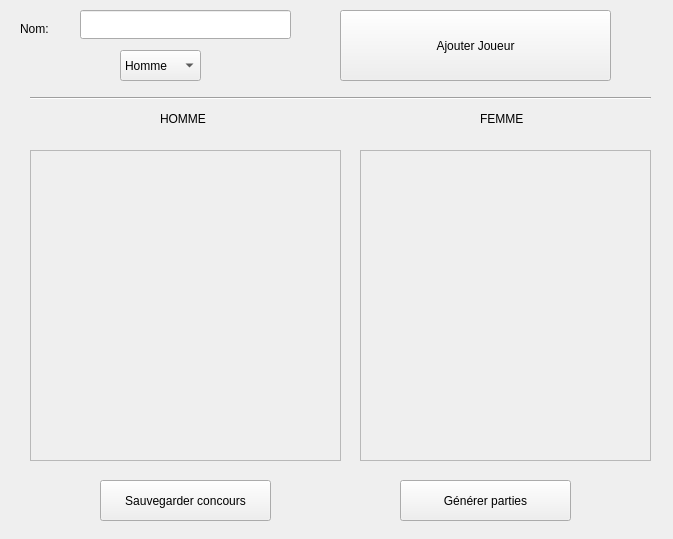
<?xml version="1.0" encoding="UTF-8"?>
<ui version="4.0">
 <class>Form</class>
 <widget class="QWidget" name="Form">
  <property name="geometry">
   <rect>
    <x>0</x>
    <y>0</y>
    <width>673</width>
    <height>539</height>
   </rect>
  </property>
  <property name="windowTitle">
   <string>Form</string>
  </property>
  <widget class="QPushButton" name="pushButton">
   <property name="geometry">
    <rect>
     <x>340</x>
     <y>10</y>
     <width>271</width>
     <height>71</height>
    </rect>
   </property>
   <property name="text">
    <string>Ajouter Joueur</string>
   </property>
  </widget>
  <widget class="QLabel" name="label">
   <property name="geometry">
    <rect>
     <x>20</x>
     <y>20</y>
     <width>54</width>
     <height>17</height>
    </rect>
   </property>
   <property name="text">
    <string>Nom:</string>
   </property>
  </widget>
  <widget class="QLineEdit" name="lineEdit">
   <property name="geometry">
    <rect>
     <x>80</x>
     <y>10</y>
     <width>211</width>
     <height>29</height>
    </rect>
   </property>
  </widget>
  <widget class="QScrollArea" name="scrollArea">
   <property name="geometry">
    <rect>
     <x>30</x>
     <y>150</y>
     <width>311</width>
     <height>311</height>
    </rect>
   </property>
   <property name="sizePolicy">
    <sizepolicy hsizetype="Maximum" vsizetype="Maximum">
     <horstretch>0</horstretch>
     <verstretch>0</verstretch>
    </sizepolicy>
   </property>
   <property name="minimumSize">
    <size>
     <width>0</width>
     <height>100</height>
    </size>
   </property>
   <property name="maximumSize">
    <size>
     <width>16777215</width>
     <height>16777215</height>
    </size>
   </property>
   <property name="verticalScrollBarPolicy">
    <enum>Qt::ScrollBarAsNeeded</enum>
   </property>
   <property name="sizeAdjustPolicy">
    <enum>QAbstractScrollArea::AdjustIgnored</enum>
   </property>
   <property name="widgetResizable">
    <bool>true</bool>
   </property>
   <widget class="QWidget" name="scrollAreaWidgetContents">
    <property name="geometry">
     <rect>
      <x>0</x>
      <y>0</y>
      <width>309</width>
      <height>309</height>
     </rect>
    </property>
    <property name="sizePolicy">
     <sizepolicy hsizetype="Expanding" vsizetype="Expanding">
      <horstretch>0</horstretch>
      <verstretch>0</verstretch>
     </sizepolicy>
    </property>
    <property name="maximumSize">
     <size>
      <width>16777215</width>
      <height>16777215</height>
     </size>
    </property>
    <property name="sizeIncrement">
     <size>
      <width>0</width>
      <height>0</height>
     </size>
    </property>
   </widget>
  </widget>
  <widget class="QComboBox" name="comboBox">
   <property name="geometry">
    <rect>
     <x>120</x>
     <y>50</y>
     <width>81</width>
     <height>31</height>
    </rect>
   </property>
   <item>
    <property name="text">
     <string>Homme</string>
    </property>
   </item>
   <item>
    <property name="text">
     <string>Femme</string>
    </property>
   </item>
  </widget>
  <widget class="QScrollArea" name="scrollArea_2">
   <property name="geometry">
    <rect>
     <x>360</x>
     <y>150</y>
     <width>291</width>
     <height>311</height>
    </rect>
   </property>
   <property name="sizePolicy">
    <sizepolicy hsizetype="Expanding" vsizetype="Expanding">
     <horstretch>0</horstretch>
     <verstretch>0</verstretch>
    </sizepolicy>
   </property>
   <property name="minimumSize">
    <size>
     <width>0</width>
     <height>0</height>
    </size>
   </property>
   <property name="maximumSize">
    <size>
     <width>16777215</width>
     <height>16777215</height>
    </size>
   </property>
   <property name="verticalScrollBarPolicy">
    <enum>Qt::ScrollBarAsNeeded</enum>
   </property>
   <property name="sizeAdjustPolicy">
    <enum>QAbstractScrollArea::AdjustIgnored</enum>
   </property>
   <property name="widgetResizable">
    <bool>true</bool>
   </property>
   <widget class="QWidget" name="scrollAreaWidgetContents_4">
    <property name="geometry">
     <rect>
      <x>0</x>
      <y>0</y>
      <width>289</width>
      <height>309</height>
     </rect>
    </property>
    <property name="sizePolicy">
     <sizepolicy hsizetype="Expanding" vsizetype="Expanding">
      <horstretch>0</horstretch>
      <verstretch>0</verstretch>
     </sizepolicy>
    </property>
    <property name="maximumSize">
     <size>
      <width>16777215</width>
      <height>16777215</height>
     </size>
    </property>
   </widget>
  </widget>
  <widget class="QLabel" name="label_2">
   <property name="geometry">
    <rect>
     <x>160</x>
     <y>110</y>
     <width>54</width>
     <height>17</height>
    </rect>
   </property>
   <property name="text">
    <string>HOMME</string>
   </property>
  </widget>
  <widget class="QLabel" name="label_3">
   <property name="geometry">
    <rect>
     <x>480</x>
     <y>110</y>
     <width>54</width>
     <height>17</height>
    </rect>
   </property>
   <property name="text">
    <string>FEMME</string>
   </property>
  </widget>
  <widget class="QPushButton" name="pushButton_2">
   <property name="geometry">
    <rect>
     <x>100</x>
     <y>480</y>
     <width>171</width>
     <height>41</height>
    </rect>
   </property>
   <property name="text">
    <string>Sauvegarder concours</string>
   </property>
  </widget>
  <widget class="QPushButton" name="pushButton_3">
   <property name="geometry">
    <rect>
     <x>400</x>
     <y>480</y>
     <width>171</width>
     <height>41</height>
    </rect>
   </property>
   <property name="text">
    <string>Générer parties</string>
   </property>
  </widget>
  <widget class="Line" name="line">
   <property name="geometry">
    <rect>
     <x>30</x>
     <y>90</y>
     <width>621</width>
     <height>16</height>
    </rect>
   </property>
   <property name="orientation">
    <enum>Qt::Horizontal</enum>
   </property>
  </widget>
 </widget>
 <resources/>
 <connections/>
</ui>
